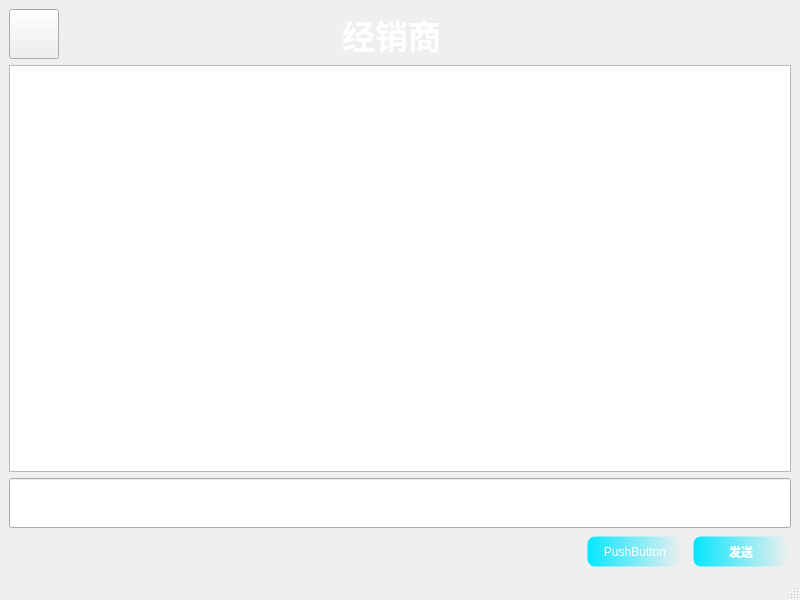
<?xml version="1.0" encoding="UTF-8"?>
<ui version="4.0">
 <class>sale_chat</class>
 <widget class="QMainWindow" name="sale_chat">
  <property name="geometry">
   <rect>
    <x>0</x>
    <y>0</y>
    <width>800</width>
    <height>600</height>
   </rect>
  </property>
  <property name="windowTitle">
   <string>MainWindow</string>
  </property>
  <property name="styleSheet">
   <string notr="true">QMainWindow{
	
	
	border-image: url(:/new/prefix1/b4.jpg);
}</string>
  </property>
  <widget class="QWidget" name="centralwidget">
   <layout class="QVBoxLayout" name="verticalLayout_2">
    <item>
     <layout class="QHBoxLayout" name="horizontalLayout_2">
      <item>
       <widget class="QPushButton" name="pushButton">
        <property name="minimumSize">
         <size>
          <width>50</width>
          <height>50</height>
         </size>
        </property>
        <property name="styleSheet">
         <string notr="true">border-image: url(:/new/prefix1/back.png);</string>
        </property>
        <property name="text">
         <string/>
        </property>
       </widget>
      </item>
      <item>
       <spacer name="horizontalSpacer">
        <property name="orientation">
         <enum>Qt::Horizontal</enum>
        </property>
        <property name="sizeHint" stdset="0">
         <size>
          <width>40</width>
          <height>20</height>
         </size>
        </property>
       </spacer>
      </item>
      <item alignment="Qt::AlignHCenter">
       <widget class="QLabel" name="label">
        <property name="font">
         <font>
          <family>Microsoft YaHei UI</family>
          <pointsize>25</pointsize>
          <weight>75</weight>
          <bold>true</bold>
         </font>
        </property>
        <property name="styleSheet">
         <string notr="true">color: rgb(255, 255, 255);</string>
        </property>
        <property name="text">
         <string>经销商</string>
        </property>
       </widget>
      </item>
      <item>
       <spacer name="horizontalSpacer_2">
        <property name="orientation">
         <enum>Qt::Horizontal</enum>
        </property>
        <property name="sizeType">
         <enum>QSizePolicy::Fixed</enum>
        </property>
        <property name="sizeHint" stdset="0">
         <size>
          <width>350</width>
          <height>20</height>
         </size>
        </property>
       </spacer>
      </item>
     </layout>
    </item>
    <item>
     <layout class="QVBoxLayout" name="verticalLayout">
      <item>
       <widget class="QTextEdit" name="textEdit">
        <property name="font">
         <font>
          <family>Microsoft YaHei UI</family>
          <pointsize>11</pointsize>
         </font>
        </property>
       </widget>
      </item>
      <item>
       <widget class="QLineEdit" name="lineEdit">
        <property name="minimumSize">
         <size>
          <width>0</width>
          <height>50</height>
         </size>
        </property>
        <property name="font">
         <font>
          <family>Microsoft YaHei UI</family>
          <pointsize>12</pointsize>
          <weight>50</weight>
          <bold>false</bold>
         </font>
        </property>
       </widget>
      </item>
     </layout>
    </item>
    <item>
     <layout class="QHBoxLayout" name="horizontalLayout">
      <item>
       <spacer name="horizontalSpacer_3">
        <property name="orientation">
         <enum>Qt::Horizontal</enum>
        </property>
        <property name="sizeHint" stdset="0">
         <size>
          <width>40</width>
          <height>20</height>
         </size>
        </property>
       </spacer>
      </item>
      <item>
       <widget class="QPushButton" name="pushButton_2">
        <property name="minimumSize">
         <size>
          <width>100</width>
          <height>35</height>
         </size>
        </property>
        <property name="styleSheet">
         <string notr="true">

QPushButton{
	
	
	
	
	
	
	background-color: qlineargradient(spread:pad, x1:0, y1:0, x2:1, y2:0, stop:0 rgba(5, 230, 255, 255), stop:1 rgba(255, 255, 255,0));
border:5px solid #00000000;
border-radius: 10px;   
	
	color: rgb(255, 255, 255);
}
QPushButton:hover{
	
	
background-color: qlineargradient(spread:pad, x1:0, y1:0, x2:1, y2:0, stop:0 rgba(87, 154, 255, 255), stop:1 rgba(213, 213, 213,0));

}

QPushButton:pressed{
	
background-color: qlineargradient(spread:pad, x1:0, y1:0, x2:1, y2:0, stop:0 rgba(
48, 131, 255, 255), stop:1 rgba(158, 158, 158,0));
}</string>
        </property>
        <property name="text">
         <string>PushButton</string>
        </property>
       </widget>
      </item>
      <item>
       <widget class="QPushButton" name="pushButton_3">
        <property name="minimumSize">
         <size>
          <width>100</width>
          <height>35</height>
         </size>
        </property>
        <property name="font">
         <font>
          <weight>75</weight>
          <bold>true</bold>
         </font>
        </property>
        <property name="styleSheet">
         <string notr="true">

QPushButton{
	
	
	
	
	
	
	background-color: qlineargradient(spread:pad, x1:0, y1:0, x2:1, y2:0, stop:0 rgba(5, 230, 255, 255), stop:1 rgba(255, 255, 255,0));
border:5px solid #00000000;
border-radius: 10px;   
	
	color: rgb(255, 255, 255);
}
QPushButton:hover{
	
	
background-color: qlineargradient(spread:pad, x1:0, y1:0, x2:1, y2:0, stop:0 rgba(87, 154, 255, 255), stop:1 rgba(213, 213, 213,0));

}

QPushButton:pressed{
	
background-color: qlineargradient(spread:pad, x1:0, y1:0, x2:1, y2:0, stop:0 rgba(
48, 131, 255, 255), stop:1 rgba(158, 158, 158,0));
}</string>
        </property>
        <property name="text">
         <string>发送</string>
        </property>
       </widget>
      </item>
     </layout>
    </item>
   </layout>
  </widget>
  <widget class="QMenuBar" name="menubar">
   <property name="geometry">
    <rect>
     <x>0</x>
     <y>0</y>
     <width>800</width>
     <height>23</height>
    </rect>
   </property>
  </widget>
  <widget class="QStatusBar" name="statusbar"/>
 </widget>
 <resources/>
 <connections/>
</ui>
